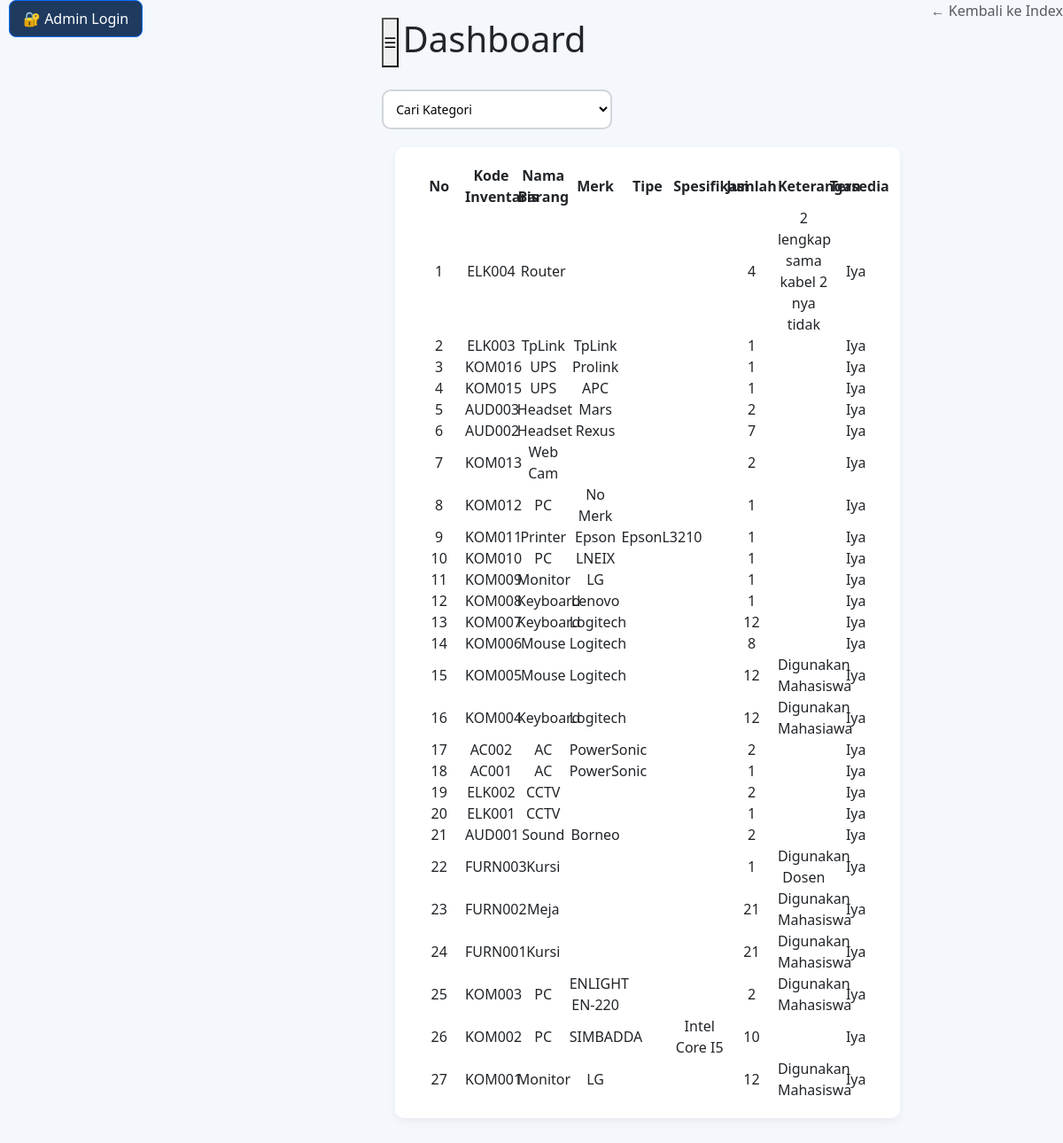
The page / on the database its author committed.
### tables this page shows
CREATE TABLE `barang` (
  `id` int NOT NULL,
  `kategori_id` int DEFAULT NULL,
  `kode_inventaris` varchar(50) NOT NULL,
  `nama_barang` varchar(100) NOT NULL,
  `merk` varchar(100) DEFAULT NULL,
  `tipe` varchar(100) DEFAULT NULL,
  `spesifikasi` text,
  `jumlah` int NOT NULL,
  `kondisi` enum('Baik','Cukup','Rusak') NOT NULL,
  `lokasi` varchar(100) DEFAULT NULL,
  `tahun_perolehan` year DEFAULT NULL,
  `keterangan` text,
  `tersedia` tinyint(1) NOT NULL DEFAULT '1',
  `create_at` timestamp NULL DEFAULT CURRENT_TIMESTAMP
);

### index.php (the view, shortened to what this page needs)
<?php
include "config/database.php";
 $where_sql = '';
$query = "
    SELECT barang.*, kategori.nama_kategori
    FROM barang
    JOIN kategori ON barang.kategori_id = kategori.id
    $where_sql
    ORDER BY barang.id DESC
";
$result = mysqli_query($conn, $query)
?>
<!DOCTYPE html>
<html lang="en">
    <head>
        <link href="https://cdn.jsdelivr.net/npm/bootstrap@5.3.2/dist/css/bootstrap.min.css" rel="stylesheet">
        <link rel="stylesheet" href="../assets/style.css"
        <meta charset="UTF-8">
    </head>
<body class="body">
    <div>
        <a href="login.php" class="btn btn-primary admin-login">
            🔐 Admin Login
        </a>
    </div>
    <div class="container">
        <div class="main" id="main">
        <div class="header">
            <div class="button_dash">
                <button id="toggleSidebar">☰</button>
                <h1>Dashboard</h1>
            </div>
        </div>
        <div class="kategori-select">
            <form method="GET">
                <select name="kategori" class="kategori-slct" id="kategoriSelect">
                    <option value="">Cari Kategori</option>
                </select>
            </form>
        </div>
        <div class="table-container">
            <table>
                <tr>
                    <th>No</th>
                    <th>Kode Inventaris</th>
                    <th>Nama Barang</th>
                    <th>Merk</th>
                    <th>Tipe</th>
                    <th>Spesifikasi</th>
                    <th>Jumlah</th>
                    <th>Keterangan</th>
                    <th>Tersedia</th>
                </tr>
                    <?php
                    $no = 1;
                    while ($row = mysqli_fetch_assoc($result)) {
                    ?>
                <tr>
                    <td><?= $no++; ?></td>
                    <td><?= $row['kode_inventaris']; ?></td>
                    <td><?= $row['nama_barang']; ?></td>
                    <td><?= $row['merk']; ?></td>
                    <td><?= $row['tipe']; ?></td>
                    <td><?= $row['spesifikasi']; ?></td>
                    <td><?= $row['jumlah']; ?></td>
                    <td><?= $row['keterangan']; ?></td>
                    <td><?= $row['tersedia'] == 1 ? 'Iya' : 'Tidak'; ?></td>
                    <?php } ?>
                </tr>
            </table>
        </div>
    </div>
<a href="index.php" class="text-decoration-none text-muted">
    ← Kembali ke Index
</a>
</body>
</html>

### assets/style.css (style rules this page uses)
* { margin: 0; padding: 0; box-sizing: border-box; font-family: 'Segoe UI', Tahoma, Geneva, Verdana, sans-serif; }
.body { background : #f4f7fb; display: flex; }
.container { display: contents; }
.main { flex: 1; margin-left: 250px; padding: 20px; width: 100%; transition: 0.3s; }
.header { display: flex; align-items:center; margin-bottom: 25px; gap: 10px; justify-content: space-between; }
.button_dash { display: flex; gap: 5px; }
.btn-primary { display: inline-block; padding: 8px 15px; border-radius: 8px; text-decoration: none; background: #1e3a5f; color: white; margin-left: 10px; }
.kategori-select { margin: 20px 0; }
.kategori-slct { width: 260px; height: 45px; border-radius: 10px; border: 2px solid #d1d5db; padding: 0 10px; font-size: 14px; background: white; cursor: pointer; }
.table-container { width: 95%; margin: 20px auto; background: white; padding: 20px; border-radius: 10px; box-shadow: 0 4px 10px rgba(0, 0, 0, 0.05); transition: 0.3s; }
table { width: 100%; border-collapse: collapse; background-color: white; border-color: #000; text-align: center; table-layout: fixed; }

### rows shown on the page
barang: kode_inventaris "ELK004", nama_barang "Router", jumlah "4", keterangan "2 lengkap sama kabel 2 nya tidak", tersedia "Iya"
barang: kode_inventaris "ELK003", nama_barang "TpLink", merk "TpLink", jumlah "1", tersedia "Iya"
barang: kode_inventaris "KOM016", nama_barang "UPS", merk "Prolink", jumlah "1", tersedia "Iya"
barang: kode_inventaris "KOM015", nama_barang "UPS", merk "APC", jumlah "1", tersedia "Iya"
barang: kode_inventaris "AUD003", nama_barang "Headset", merk "Mars", jumlah "2", tersedia "Iya"
barang: kode_inventaris "AUD002", nama_barang "Headset", merk "Rexus", jumlah "7", tersedia "Iya"
barang: kode_inventaris "KOM013", nama_barang "Web Cam", jumlah "2", tersedia "Iya"
barang: kode_inventaris "KOM012", nama_barang "PC", merk "No Merk", jumlah "1", tersedia "Iya"
barang: kode_inventaris "KOM011", nama_barang "Printer", merk "Epson", tipe "EpsonL3210", jumlah "1", tersedia "Iya"
barang: kode_inventaris "KOM010", nama_barang "PC", merk "LNEIX", jumlah "1", tersedia "Iya"
barang: kode_inventaris "KOM009", nama_barang "Monitor", merk "LG", jumlah "1", tersedia "Iya"
barang: kode_inventaris "KOM008", nama_barang "Keyboard", merk "Lenovo", jumlah "1", tersedia "Iya"
barang: kode_inventaris "KOM007", nama_barang "Keyboard", merk "Logitech", jumlah "12", tersedia "Iya"
barang: kode_inventaris "KOM006", nama_barang "Mouse", merk "Logitech", jumlah "8", tersedia "Iya"
barang: kode_inventaris "KOM005", nama_barang "Mouse", merk "Logitech", jumlah "12", keterangan "Digunakan Mahasiswa", tersedia "Iya"
barang: kode_inventaris "KOM004", nama_barang "Keyboard", merk "Logitech", jumlah "12", keterangan "Digunakan Mahasiawa", tersedia "Iya"
barang: kode_inventaris "AC002", nama_barang "AC", merk "PowerSonic", jumlah "2", tersedia "Iya"
barang: kode_inventaris "AC001", nama_barang "AC", merk "PowerSonic", jumlah "1", tersedia "Iya"
barang: kode_inventaris "ELK002", nama_barang "CCTV", jumlah "2", tersedia "Iya"
barang: kode_inventaris "ELK001", nama_barang "CCTV", jumlah "1", tersedia "Iya"
barang: kode_inventaris "AUD001", nama_barang "Sound", merk "Borneo", jumlah "2", tersedia "Iya"
barang: kode_inventaris "FURN003", nama_barang "Kursi", jumlah "1", keterangan "Digunakan Dosen", tersedia "Iya"
barang: kode_inventaris "FURN002", nama_barang "Meja", jumlah "21", keterangan "Digunakan Mahasiswa", tersedia "Iya"
barang: kode_inventaris "FURN001", nama_barang "Kursi", jumlah "21", keterangan "Digunakan Mahasiswa", tersedia "Iya"
barang: kode_inventaris "KOM003", nama_barang "PC", merk "ENLIGHT EN-220", jumlah "2", keterangan "Digunakan Mahasiswa", tersedia "Iya"
barang: kode_inventaris "KOM002", nama_barang "PC", merk "SIMBADDA", spesifikasi "Intel Core I5", jumlah "10", tersedia "Iya"
barang: kode_inventaris "KOM001", nama_barang "Monitor", merk "LG", jumlah "12", keterangan "Digunakan Mahasiswa", tersedia "Iya"
